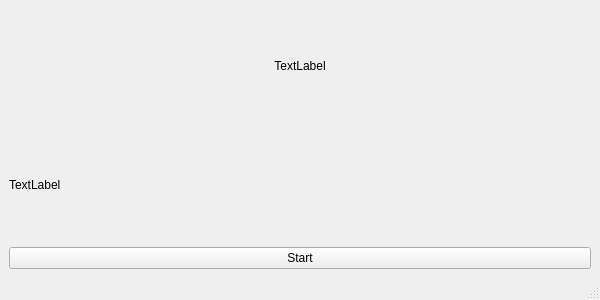
<?xml version="1.0" encoding="UTF-8"?>
<ui version="4.0">
 <class>MainWindow</class>
 <widget class="QMainWindow" name="MainWindow">
  <property name="geometry">
   <rect>
    <x>0</x>
    <y>0</y>
    <width>600</width>
    <height>300</height>
   </rect>
  </property>
  <property name="windowTitle">
   <string>MainWindow</string>
  </property>
  <widget class="QWidget" name="centralwidget">
   <layout class="QVBoxLayout" name="verticalLayout_2">
    <item>
     <layout class="QVBoxLayout" name="verticalLayout">
      <item>
       <widget class="QLabel" name="label">
        <property name="text">
         <string>TextLabel</string>
        </property>
        <property name="alignment">
         <set>Qt::AlignCenter</set>
        </property>
       </widget>
      </item>
      <item>
       <widget class="QLabel" name="label_2">
        <property name="text">
         <string>TextLabel</string>
        </property>
       </widget>
      </item>
      <item>
       <widget class="QPushButton" name="pushButton">
        <property name="text">
         <string>Start</string>
        </property>
       </widget>
      </item>
     </layout>
    </item>
   </layout>
  </widget>
  <widget class="QMenuBar" name="menubar">
   <property name="geometry">
    <rect>
     <x>0</x>
     <y>0</y>
     <width>600</width>
     <height>22</height>
    </rect>
   </property>
  </widget>
  <widget class="QStatusBar" name="statusbar"/>
 </widget>
 <resources/>
 <connections/>
</ui>
